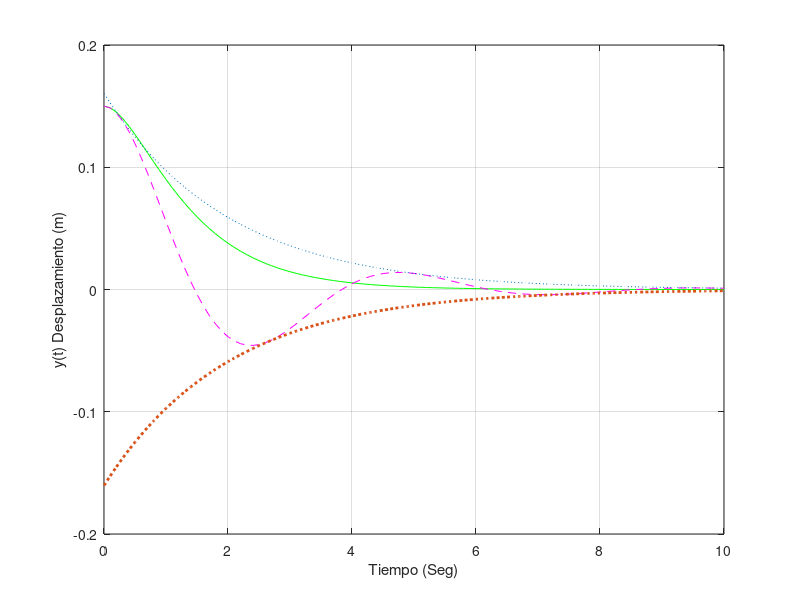

Reproduce this figure in MATLAB. (Note: this script raises an error after producing the figure.)
clear all
clc
y = 0.15;%%%%%%%%%
wn= sqrt(2); % condiciones inicales
z1=3/(2*wn);   
z2=1/(2*wn);
t=[0:0.1:10];% tiempo

t1 = acos(z1)*ones(1, length(t));  % para determinar el angulo
t2 = acos(z2)*ones(1, length(t));

c1=(y/(sqrt(1-z1^2)));
c2=(y/(sqrt(1-z2^2)));

y1 = c1 * exp(-z1*wn*t).*sin(wn*sqrt(1-z1^2)*t+t1);% desplazamiento para la 1ra condicion
y2 = c2 * exp(-z2*wn*t).*sin(wn*sqrt(1-z2^2)*t+t2);% desplazamiento para la 2da condicion

bu = c2*exp(-z2*wn*t);
b1=-bu ; % limites laterales

plot(t,y1,'-g',t,y2,'--m',t,bu,':',t,b1,':','LineWidth',2);
grid
xlabel('Tiempo (Seg)'), ylabel('y(t) Desplazamiento (m)');
text(0.2,0.8,['Sobreamortiguado'],'sc');
text(0.3,0.3,['Subamortiguado'],'sc');
title('Respuesta sistema Masa Resorte');

